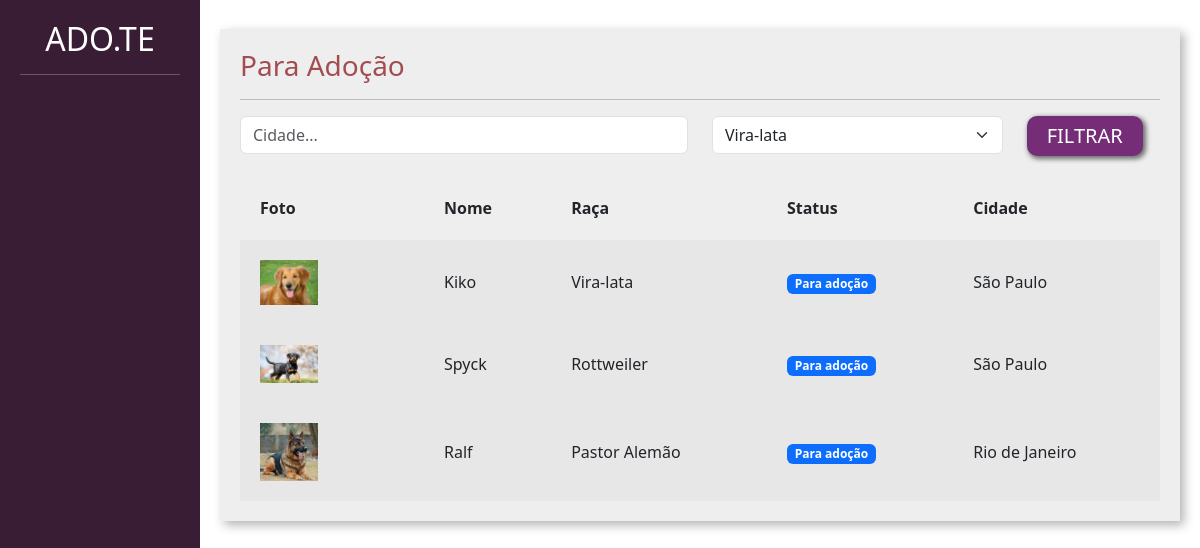
Screenshot of /adotar/ with the database file from the repository.
### divulgar/models.py (models this page shows, shortened)
class Pet(models.Model):
    choices_status = (
        ('P', 'Para adoção'),
        ('A', 'Adotado')
    )
    usuario = models.ForeignKey(User, on_delete=models.DO_NOTHING)
    foto = models.ImageField(upload_to="fotos_pets")
    nome = models.CharField(max_length=100)
    descricao = models.TextField()
    estado = models.CharField(max_length=50)
    cidade = models.CharField(max_length=50)
    telefone = models.CharField(max_length=14)
    tags = models.ManyToManyField(Tag)
    raca = models.ForeignKey(Raca, on_delete=models.DO_NOTHING)
    status = models.CharField(max_length=1, choices=choices_status, default='P')

class Raca(models.Model):
    raca = models.CharField(max_length=50)
    def __str__(self):
        return self.raca

### adotar/views.py (the view)
# urls.py: path('', views.listar_pets, name="listar_pets"),
def listar_pets(request):
    if request.method == "GET":
        pets = Pet.objects.filter(status='P')
        racas = Raca.objects.all()
        cidade = request.GET.get('cidade')
        raca_filter = request.GET.get('raca')
        if cidade:
            pets = pets.filter(cidade__icontains=cidade)
        if raca_filter:
            pets = pets.filter(raca__id=raca_filter)
            raca_filter = Raca.objects.get(id=raca_filter)
        return render(request, 'listar_pets.html',
                      {'pets': pets, 'racas': racas, 'cidade': cidade, 'raca_filter': raca_filter})

### adotar/templates/listar_pets.html (shortened to what this page needs)
<!doctype html>
{% load static %}
<html lang="pt-BR">
    <head>
    <link href="https://cdn.jsdelivr.net/npm/bootstrap@5.3.0-alpha1/dist/css/bootstrap.min.css" rel="stylesheet">
    <link href="{% static 'usuarios/css/cadastro.css' %}" rel="stylesheet">
    <link href="{% static 'divulgar/css/novo_pet.css' %}" rel="stylesheet">
    <link href="{% static 'divulgar/css/seus_pets.css' %}" rel="stylesheet">
    <link href="{% static 'adotar/css/listar_pets.css' %}" rel="stylesheet">
    </head>
    <body>
        <div class="container-fluid">
            <div class="row">
                <div class="col-md-2 bg-side sidebar">
                    <h2>ADO.TE</h2>
                    <hr>
                </div>
                <div class="col-md">
                    <div class="wrapper">
                        <div class="box width80">
                            <h3 class="font-vinho">Para Adoção</h3>
                            <hr>
                            <form action="{% url 'listar_pets' %}" method="GET">
                                <div class="row">
                                    <div class="col-md-6">
                                        <input type="text" placeholder="Cidade..." value="{% if cidade %}{{cidade}}{% endif %}" name="cidade" class="form-control">
                                    </div>
                                    <div class="col-md-4">
                                        <select class="form-select" name="raca">
                                            {% for raca in racas %}
                                                    <option {% if raca_filter.id == raca.id %} selected {% endif %} value="{{raca.id}}">{{raca}}</option>
                                            {% endfor%}
                                        </select>
                                    </div>
                                    <div class="col-md-2">
                                        <input type="submit" class="btn-custom-secondary" value="FILTRAR">
                                    </div>
                                </div>
                            </form>
                             <table class="tabela" cellpadding="20">
                                <tr>
                                    <th>Foto</th>
                                    <th>Nome</th>
                                    <th>Raça</th>
                                    <th>Status</th>
                                    <th>Cidade</th>
                                </tr>
                                {% for pet in pets%}
                                    <tr class="tabela-linha">
                                        <td width="20%">
                                            <a href=""><img width="40%" src="{{pet.foto.url}}"></a>
                                        </td>
                                        <td>
                                            {{pet.nome}}
                                        </td>
                                        <td>
                                            {{pet.raca}}
                                        </td>
                                        <td>
                                            {% if pet.status == "P" %}
                                                <span class="badge text-bg-primary">Para adoção</span>
                                            {% elif pet.status == "A" %}
                                                <span class="badge text-bg-success">Adotado</span>
                                            {% endif%}
                                        </td>
                                        <td>
                                            {{pet.cidade}}
                                        </td>
                                    </tr>
                                {% endfor %}
                            </table>
                        </div>
                    </div>
                </div>
            </div>
        </div>
    </body>
</html>

### templates/static/usuarios/css/cadastro.css (style rules this page uses)
.bg-side { background-color: #391D34; color: white; height: 100vh; }

### templates/static/divulgar/css/novo_pet.css (style rules this page uses)
.sidebar { text-align: center; padding: 20px; }
.wrapper { margin-top: 3%; display: flex; flex-direction: row; justify-content: center; align-items: center; }
.box { padding:20px; width: 50vw; background: rgb(238, 238, 238); box-shadow: 4px 4px 10px rgba(0,0,0,.3); }
.font-vinho { color: #A24D52; }

### templates/static/divulgar/css/seus_pets.css (style rules this page uses)
.width80 { width: 80vw; }
.tabela { width: 100%; margin-top: 20px; }
.tabela-linha { background-color: #e8e7e7; }

### templates/static/adotar/css/listar_pets.css (style rules this page uses)
.btn-custom-secondary { background-color: #762D77; border: none; box-shadow: 2px 2px 5px 1px rgb(108, 108, 108); color: white; font-size: 20px; padding: 5px 20px 5px 20px; border-radius: 10px; }

### rows the page displays
Pet: foto (picture), nome "Kiko", raca "Vira-lata", status "Para adoção", cidade "São Paulo"
Pet: foto (picture), nome "Spyck", raca "Rottweiler", status "Para adoção", cidade "São Paulo"
Pet: foto (picture), nome "Ralf", raca "Pastor Alemão", status "Para adoção", cidade "Rio de Janeiro"

### other values shown
form field raca "Vira-lata"
